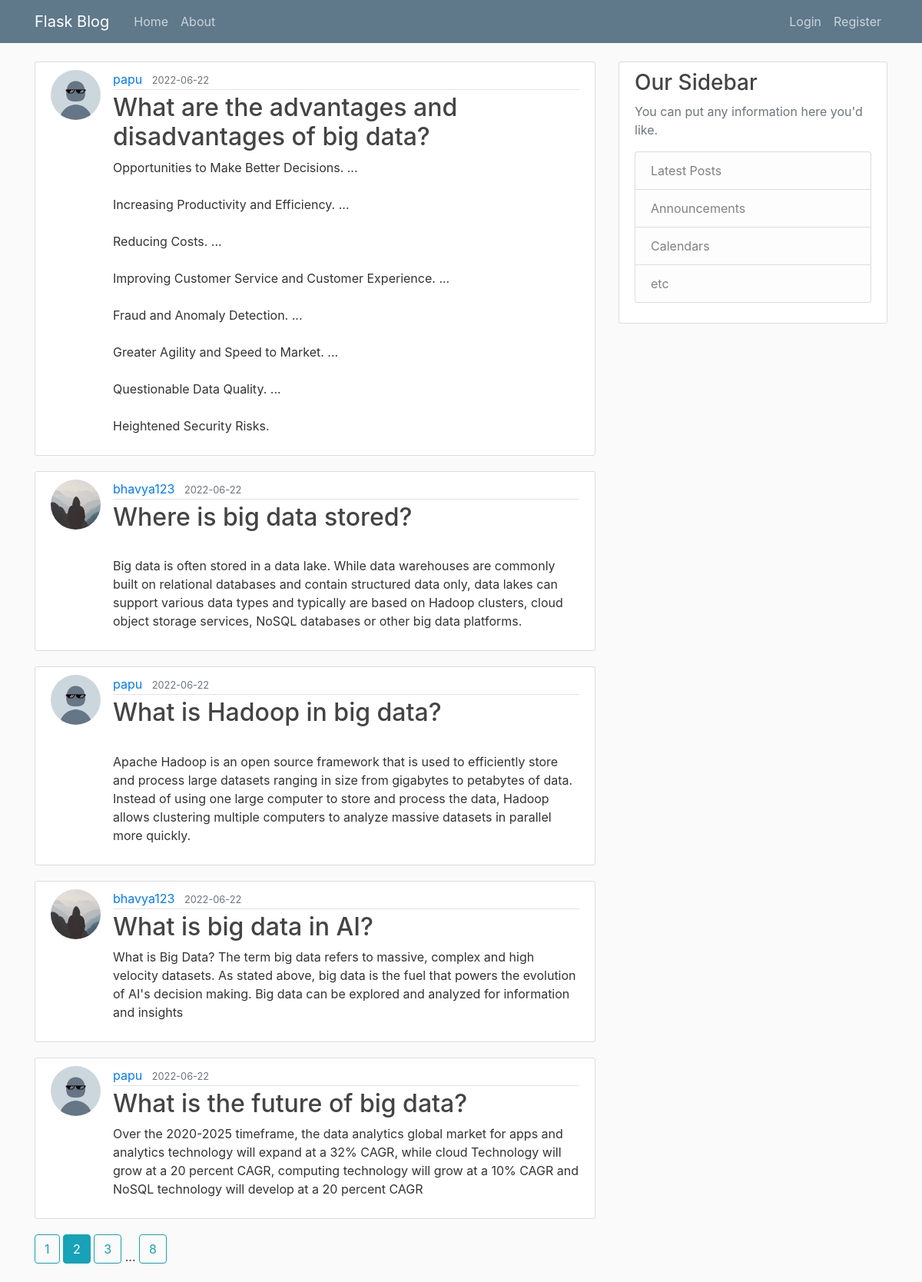
The page /home?page=2 on the database its author committed.
### flaskblog/models.py (models this page shows, shortened)
class Post(db.Model):
    id = db.Column(db.Integer, primary_key=True)
    title = db.Column(db.String(100), nullable=False)
    date_posted = db.Column(db.DateTime, nullable=False, default=datetime.utcnow)
    content = db.Column(db.Text, nullable=False)
    user_id = db.Column(db.Integer, db.ForeignKey('user.id'), nullable=False)

class User(db.Model, UserMixin):
    id = db.Column(db.Integer, primary_key=True)
    username = db.Column(db.String(20), unique=True, nullable=False)
    email = db.Column(db.String(120), unique=True, nullable=False)
    image_file = db.Column(db.String(20), nullable=False, default='default.jpg')
    password = db.Column(db.String(60), nullable=False)
    posts = db.relationship('Post', backref='author', lazy=True)

### flaskblog/main/routes.py (the view)
@main.route('/')
@main.route('/home')
def home():
    page = request.args.get('page', 1, type=int) # passing query parameter
    posts = Post.query.order_by(Post.date_posted.desc()).paginate( page=page, per_page=5)
    return render_template('home.html', posts = posts)

### flaskblog/templates/home.html
{% extends "layout.html" %}
{% block content %}
    {% for post in posts.items %}
        <article class="media content-section">
            <img class="rounded-circle article-img" src = "{{ url_for('static', filename='profile_pics/' + post.author.image_file) }}">
            <div class="media-body">
                <div class="article-metadata">
                    <a class="mr-2" href="{{ url_for('users.user_posts', username=post.author.username) }}">{{ post.author.username }}</a>
                    <small class="text-muted">{{ post.date_posted.strftime('%Y-%m-%d') }}</small>
                </div>
                <h2><a class="article-title" href="{{ url_for('posts.post', post_id=post.id) }}">{{ post.title }}</a></h2>
                <p class="article-content">{{ post.content }}</p>
            </div>
        </article>
    {% endfor %}
    {% for page_num in posts.iter_pages(left_edge=1, right_edge=1, left_current=1, right_current=2) %}
        {% if page_num %}
            {% if posts.page == page_num %}
                <a class="btn btn-info mb-4" href="{{ url_for('main.home', page=page_num) }}">{{ page_num }}</a>
            {% else %}
                <a class="btn btn-outline-info mb-4" href="{{ url_for('main.home', page=page_num) }}">{{ page_num }}</a>
            {% endif %}
        {% else  %}
            ...
        {% endif %}
    {% endfor %}
{% endblock content %}

### flaskblog/static/main.css (style rules this page uses)
body { background: #fafafa; color: #333333; margin-top: 5rem; }
h1, h2, h3, h4, h5, h6 { color: #444444; }
.content-section { background: #ffffff; padding: 10px 20px; border: 1px solid #dddddd; border-radius: 3px; margin-bottom: 20px; }
.article-title { color: #444444; }
.article-content { white-space: pre-line; }
.article-img { height: 65px; width: 65px; margin-right: 16px; }
.article-metadata { padding-bottom: 1px; margin-bottom: 4px; border-bottom: 1px solid #e3e3e3 }

### rows shown on the page
Post: image_file (picture), author.username "papu", date_posted "2022-06-22", title "What are the advantages and disadvantages of big data?", content "Opportunities to Make Better Decisions. ... Increasing Productivity and Efficiency. ... Reducing Costs. ... Improving Customer Service and Customer Experience. ... Fraud and Anomaly Detection. ... Greater Agility and Speed to Market. ... Questionable Data Quality. ... Heightened Security Risks."
Post: image_file (placeholder picture), author.username "bhavya123", date_posted "2022-06-22", title "Where is big data stored?", content "Big data is often stored in a data lake. While data warehouses are commonly built on relational databases and contain structured data only, data lakes can support various data types and typically are based on Hadoop clusters, cloud object storage services, NoSQL databases or other big data platforms."
Post: image_file (picture), author.username "papu", date_posted "2022-06-22", title "What is Hadoop in big data?", content "Apache Hadoop is an open source framework that is used to efficiently store and process large datasets ranging in size from gigabytes to petabytes of data. Instead of using one large computer to store and process the data, Hadoop allows clustering multiple computers to analyze massive datasets in parallel more quickly."
Post: image_file (placeholder picture), author.username "bhavya123", date_posted "2022-06-22", title "What is big data in AI?", content "What is Big Data? The term big data refers to massive, complex and high velocity datasets. As stated above, big data is the fuel that powers the evolution of AI's decision making. Big data can be explored and analyzed for information and insights"
Post: image_file (picture), author.username "papu", date_posted "2022-06-22", title "What is the future of big data?", content "Over the 2020-2025 timeframe, the data analytics global market for apps and analytics technology will expand at a 32% CAGR, while cloud Technology will grow at a 20 percent CAGR, computing technology will grow at a 10% CAGR and NoSQL technology will develop at a 20 percent CAGR"

### other values the page prints
{{ page_num }} "1" "3" "8"
{{ page_num }} "2"
